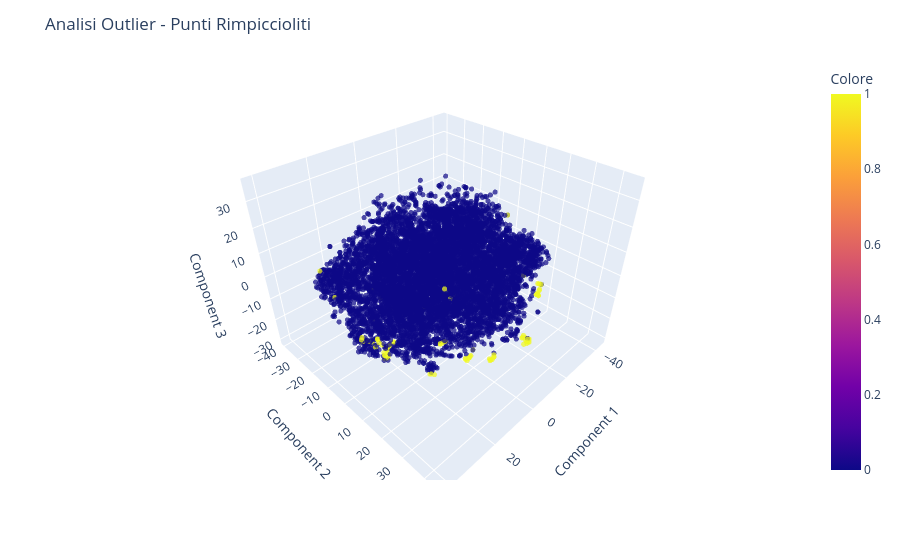

Notebook code for this chart:
### Code cell
plt.scatter(df_unito_tsne[:, 0], df_unito_tsne[:, 1], c=df_outliers['colore'], cmap=plt.cm.prism, edgecolor='k', alpha=0.7)
plt.show()


# 1. Prepariamo il DataFrame
df_plot = pd.DataFrame({
    'Component 1': df_unito_tsne[:, 0],
    'Component 2': df_unito_tsne[:, 1],
    'Component 3': df_unito_tsne[:, 2],
    'Colore': df_outliers['colore']
})

# 2. Creiamo lo scatter 3D con punti piccoli e nuovi colori
fig = px.scatter_3d(
    df_plot,
    x='Component 1',
    y='Component 2',
    z='Component 3',
    color='Colore',
    # --- MODIFICHE QUI ---
    color_continuous_scale='Plasma', # Cambia scala: 'Viridis', 'Plasma', 'Inferno', 'Turbo'
    opacity=0.7,                     # Leggera trasparenza aiuta a vedere la densità
)

# 3. Rimpicciolire i punti
# Plotly usa un default di circa 20. Impostando un valore fisso basso:
fig.update_traces(marker=dict(size=3)) # Prova valori tra 2 e 5

# 4. Opzionale: Titolo e layout
fig.update_layout(title="Analisi Outlier - Punti Rimpiccioliti")

fig.show()

### Figure 1 — Plotly figure (JSON) as saved in the notebook; plotly's stock layout.template omitted (floating-point values rounded to 4 significant figures; data arrays with more than 128 entries replaced by an {"elided": "..."} marker saying what was removed)
{"data": [{"hovertemplate": "Component 1=%{x}<br>Component 2=%{y}<br>Component 3=%{z}<br>Colore=%{marker.color}<extra></extra>", "legendgroup": "", "marker": {"color": {"elided": "8319 int values"}, "coloraxis": "coloraxis", "opacity": 0.7, "size": 3, "symbol": "circle"}, "mode": "markers", "name": "", "scene": "scene", "showlegend": false, "type": "scatter3d", "x": {"elided": "8319 float values"}, "y": {"elided": "8319 float values"}, "z": {"elided": "8319 float values"}}], "layout": {"coloraxis": {"colorbar": {"title": {"text": "Colore"}}, "colorscale": [[0, "#0d0887"], [0.1111, "#46039f"], [0.2222, "#7201a8"], [0.3333, "#9c179e"], [0.4444, "#bd3786"], [0.5556, "#d8576b"], [0.6667, "#ed7953"], [0.7778, "#fb9f3a"], [0.8889, "#fdca26"], [1, "#f0f921"]]}, "legend": {"tracegroupgap": 0}, "margin": {"t": 60}, "scene": {"domain": {"x": [0, 1], "y": [0, 1]}, "xaxis": {"title": {"text": "Component 1"}}, "yaxis": {"title": {"text": "Component 2"}}, "zaxis": {"title": {"text": "Component 3"}}}, "title": {"text": "Analisi Outlier - Punti Rimpiccioliti"}}}
